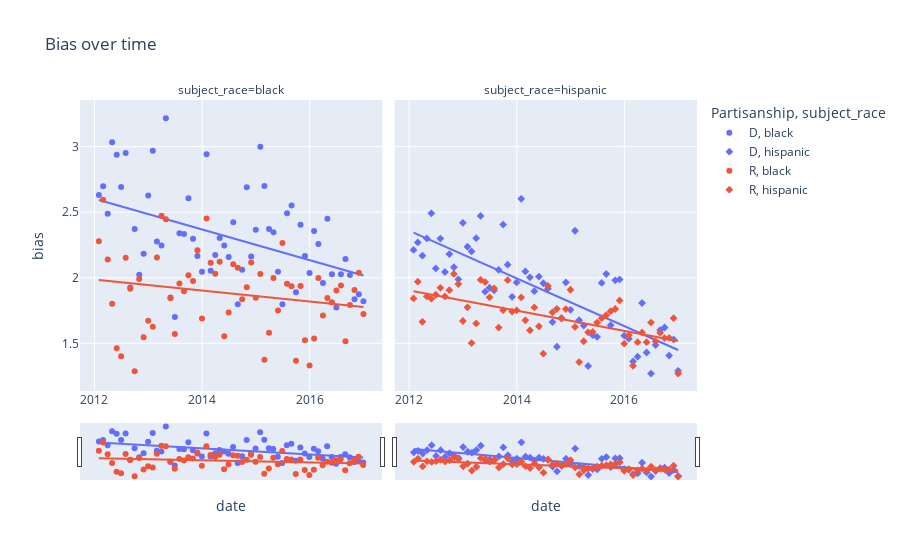

Here is the notebook cell this chart was saved with:
### Code cell
fig = px.scatter(time_bias, x="date", y="bias", trendline="ols", color='Partisanship', symbol='subject_race',facet_col='subject_race', title='Bias over time')
fig.update_xaxes(rangeslider_visible=True)
fig.show()
plotly.offline.plot(fig, filename = 'bias_over_time.html', auto_open=True)
